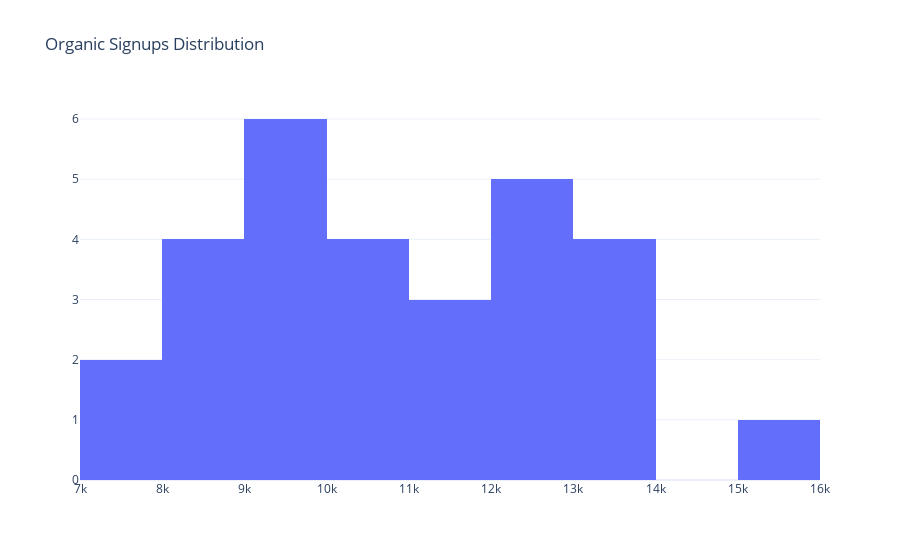

Here is the notebook cell this chart was saved with:
### Markdown cell above
The plot above shows *Organic signups*, *Google spend*, and *Facebook spend*. Each curve has been normalized by dividing it by its max value. This effectively scales all curves to between 0 and 1 so that we can compare their features on the same scale.

Comparing the *signups* curve to the *spend* curves, there appears to be some correlation between *signups* and *fb_spend*, but less so with *google_spend*. In the beginning, all 3 curves increase until around Nov, where both google and fb spend are dramatically decreased. *Signups* also begins to decrease around this point with some apparent lag behind the spend curves. From Jan on, *signups* is relatively unchanged, as is *fb_spend*, whereas *google_spend* is significantly decreased through March.

### Code cell
fig = go.Figure(data=go.Histogram(x=mx_data['Organic Signups'], xbins=dict(start=7000, end=16000, size=1000)))
fig.update_layout(title='Organic Signups Distribution')
fig.show()

### Figure 1 — Plotly figure (JSON) as saved in the notebook; plotly's stock layout.template omitted (floating-point values rounded to 4 significant figures)
{"data": [{"type": "histogram", "x": [12006, 13342, 10976, 12779, 11957, 12586, 13202, 15758, 13073, 13868, 12378, 11031, 10031, 8303, 7285, 8217, 11001, 10085, 9160, 9372, 8809, 9850, 8984, 9873, 9176, 9101, 10335, 12200, 7233], "xbins": {"end": 16000, "size": 1000, "start": 7000}}], "layout": {"title": {"text": "Organic Signups Distribution"}}}
